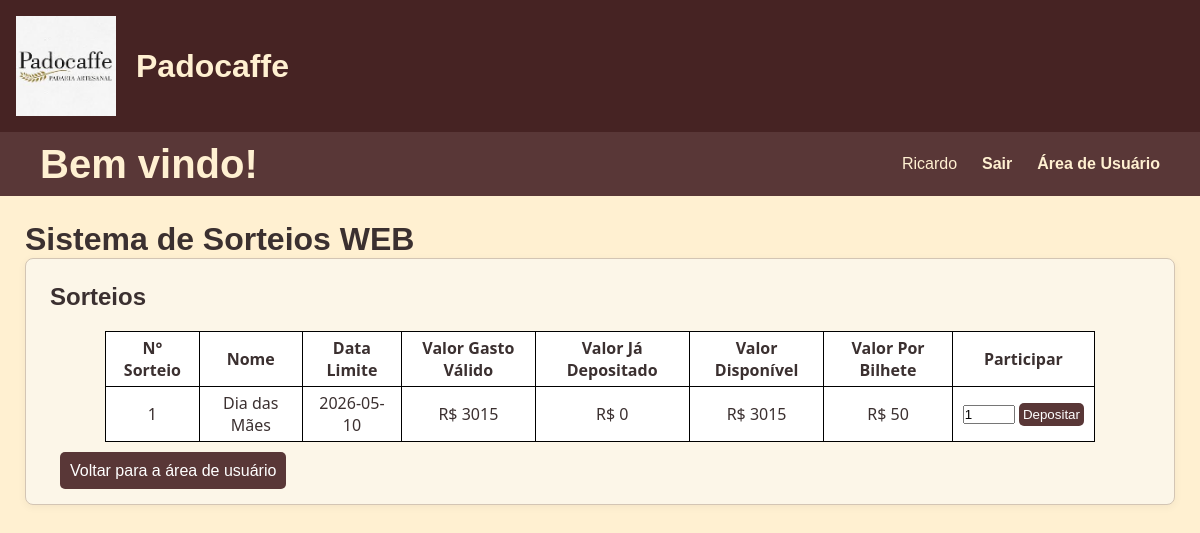
The page /participar_sorteio (signed in) on the database as committed earlier.
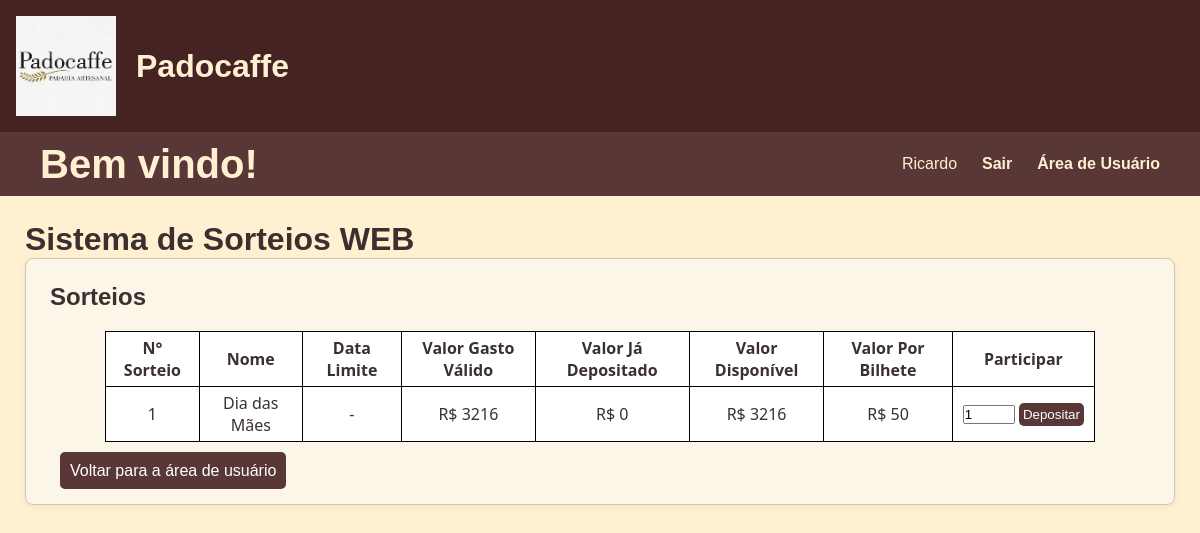
The same page on the database as committed later.
### tables this page shows
CREATE TABLE usuario (
  id_usuario INTEGER PRIMARY KEY AUTOINCREMENT,
  username TEXT UNIQUE NOT NULL,
  password TEXT NOT NULL,
  CPF INTEGER NOT NULL,
  celular INTEGER NOT NULL
);

CREATE TABLE sorteio (
  id_sorteio INTEGER PRIMARY KEY AUTOINCREMENT,
  nome TEXT UNIQUE NOT NULL,
  data_inicial TIMESTAMP NOT NULL,
  data_limite TIMESTAMP NOT NULL,
  valor_por_bilhete DECIMAL(10,2) NOT NULL,
  realizado BOOLEAN DEFAULT 0,
  id_bilhete_sorteado INTEGER DEFAULT NULL,
  FOREIGN KEY (id_bilhete_sorteado) REFERENCES bilhete(id_bilhete),
  CHECK ((NOT realizado) OR id_bilhete_sorteado)
);

### flaskr/usuario.py (the view, shortened to what this page needs)
@bp.route('/participar_sorteio', methods=('GET','POST'))
@usuario_required
def participar_sorteio():
    id_usuario = session["user_id"]
    db = get_db()
    with current_app.open_resource('query_usuario.sql') as f:
        sorteios = db.execute(f.read().decode('utf8'),(id_usuario,id_usuario,)).fetchall()
    if request.method == 'GET':
        if sorteios:
            return render_template('usuario/participar_sorteio.html',sorteios=sorteios,sorteios_abertos=True)
        else:
            return render_template('usuario/participar_sorteio.html',get=True,sorteios_abertos=False)

### flaskr/auth.py (called while the page is built, shortened)
@bp.before_app_request
def load_logged_in_user():
    user_id = session.get("user_id")
    auth_type = session.get("auth_type")
    if user_id is None:
        g.admin = None
        g.usuario = None
    elif auth_type == "usuario":
        db = get_db()
        g.usuario = db.execute(
            "SELECT id_usuario, username, password FROM usuario WHERE id_usuario = ?",
            (user_id,)
        ).fetchone()
        g.admin = None

def usuario_required(view):
    @functools.wraps(view)
    def wrapped_view(**kwargs):
        if g.usuario is None:
            return redirect(url_for("auth.login_usuario"))
        return view(**kwargs)
    return wrapped_view

### flaskr/db.py (called while the page is built)
def get_db():
    if 'db' not in g:
        g.db = sqlite3.connect(DB_PATH)
        g.db.row_factory = sqlite3.Row
    return g.db

### flaskr/templates/usuario/participar_sorteio.html (shortened to what this page needs)
{% extends 'base.html' %}
{% block content %}
    <h2 style="margin-bottom: 20px;">Sorteios</h2>
    <div>
        {% if sorteios_abertos %}
            <table>
                <tr>
                    <th>N° Sorteio</th>
                    <th>Nome</th>
                    <th>Data Limite</th>
                    <th>Valor Gasto Válido</th>
                    <th>Valor Já Depositado</th>
                    <th>Valor Disponível</th>
                    <th>Valor Por Bilhete</th>
                    <th>Participar</th>
                </tr>
                {% for sorteio in sorteios %}
                    <tr>
                        <td>{{sorteio.id_sorteio}}</td>
                        <td>{{sorteio.nome_sorteio}}</td>
                        {%if sorteio.data_limite=="2999-01-01"%}
                            <td>-</td>
                        {% else %}
                            <td>{{sorteio.data_limite}}</td>
                        {% endif %}
                        <td>R$ {{sorteio.total_comprado}}</td>
                        <td>R$ {{sorteio.valor_convertido}}</td>
                        <td>R$ {{sorteio.total_comprado - sorteio.valor_convertido}}</td>
                        <td>R$ {{sorteio.valor_por_bilhete}}</td>
                        <td>
                            {%if sorteio.pode_depositar %}
                                <form class="formulario" style="margin: 0px" method="post" disabled>
                                        <nobr><input type="number" style="min-width: 50px; margin-bottom: 0px" value="1" id="quantidade_bilhetes" name="quantidade_bilhetes" min="1" max={{(sorteio.total_comprado - sorteio.valor_convertido)//sorteio.valor_por_bilhete}}>
                                        <button class="depositar-button" type="submit">Depositar</button></nobr>
                                    {% else %}
                                        <nobr><input disabled type="number" style="min-width: 50px; margin-bottom: 0px" value="0" min="0" max="0">
                                        <button class="depositar-button" type="submit" disabled>Depositar</button></nobr>
                                    {% endif %}
                            </form>
                        </td>
                    </tr>
                {% endfor %}
            </table>
        {% else %}
        <p style="margin: 10px;">No momento não há nenhum sorteio aberto</p>
        {% endif %}
        <a href="{{ url_for('usuario.index_usuario') }}" class="return-button">Voltar para a área de usuário</a>
    </div>
{% endblock %}

### flaskr/templates/base.html (shortened to what this page needs)
<!doctype html>
<html lang="pt-br">
  <head>
    <link rel="stylesheet" href="{{ url_for('static', filename='style.css') }}">
  </head>
  <body>
    <header class="main-header">
        <img src="{{ url_for('static', filename='img/padocaffe imagem.jpeg') }}" alt="Logomarca da Empresa Padocaffe" style="height: 100px;">
        <h1>Padocaffe</h1>
    </header>
    <nav class="navbar">
      <h1>Bem vindo!</h1>
      <ul>
        {% if g.admin %}
            <li><span>{{ g.admin['username'] }}</span></li>
            <li><a class="navbar-item" href="{{ url_for('auth.logout_admin') }}">Sair</a></li>
            <li><a class="navbar-item" href="{{ url_for('admin.index_admin') }}">Área de Administrador</a></li>
        {% else %}
          {% if g.usuario %}
            <li><span>{{ g.usuario['username'] }}</span></li>
            <li><a class="navbar-item" href="{{ url_for('auth.logout_usuario') }}">Sair</a></li>
            <li><a class="navbar-item" href="{{ url_for('usuario.index_usuario') }}">Área de Usuário</a></li>
          {% else %}
            <li><a class="navbar-item" href="{{ url_for('auth.login_admin') }}">Área de Administrador</a></li>
            <li><a class="navbar-item" href="{{ url_for('auth.index') }}">Voltar ao Início</a></li>
          {% endif %}
        {% endif %}
      </ul>
    </nav>
    <main>
      <div style="display: flex; align-items: center; gap: 12px;">
        <h1 style="margin: 0;">Sistema de Sorteios WEB</h1>
      </div>
      <section class="content">
      {% block content %}{% endblock %}
      </section>
    </main>
  </body>
</html>

### flaskr/static/style.css (style rules this page uses)
* { margin: 0; padding: 0; box-sizing: border-box; }
body { background-color: #FFF0D1; color: #3B3030; font-family: Arial, Helvetica, sans-serif; }
a { color: #664343; text-decoration: none; }
.main-header { background-color: #462323; padding: 1rem; display: flex; align-items: center; gap: 20px; color: #FFF0D1; }
.navbar { width: 100%; height: 4rem; background-color: #593737; display: flex; justify-content: space-between; align-items: center; }
.navbar h1 { margin-left: 2.5rem; font-size: 2.5rem; color: #FFF0D1; }
.navbar ul { margin-right: 2.5rem; list-style: none; display: flex; align-items: center; gap: 25px; }
.navbar li { color: #FFF0D1; display: inline-flex; justify-content: space-evenly; }
.navbar-item { color: #FFF0D1; line-height: 50px; text-decoration: none; font-weight: bold; font-family: Arial, Helvetica, sans-serif; }
.formulario { display: flex; flex-direction: column; gap: 10px; max-width: 400px; }
.return-button { text-decoration: none; background-color: #593737; color: white; padding: 10px; border-radius: 5px; margin: 10px; }
.depositar-button { padding: 4px; background-color: #593737; color: white; border: none; border-radius: 5px; }
table { border: 1px solid black; margin: 10px auto; margin-bottom: 20px; width: 90%; background-color: white; color: #3B3030; border-collapse: collapse; font-family:'Segoe UI', Tahoma, Geneva, Verdana, sans-serif; }
td { border: 1px solid black; margin: 0px; padding: 5px 10px; background-color: white; text-align: center; }
th { border: 1px solid black; margin: 0px; padding: 5px 10px; background-color: #ffffff; text-align: center; }
main { padding: 25px; }
.content { background-color: #fcf6e8; padding: 1.5rem; border: 1px solid #d3c5b4; border-radius: 8px; box-shadow: 0 2px 8px rgba(0,0,0,0.05); }
.content:last-child { margin-bottom: 0; }
.content form { margin: 1em 0; display: flex; flex-direction: column; }
.content input, .content textarea { margin-bottom: 1em; }

Rows that differ between the two databases and show on the page:
changed sorteio "Dia das Mães": total_comprado "3015" → "3216"; data_limite "2026-05-10" → (not shown); now shows "-"
